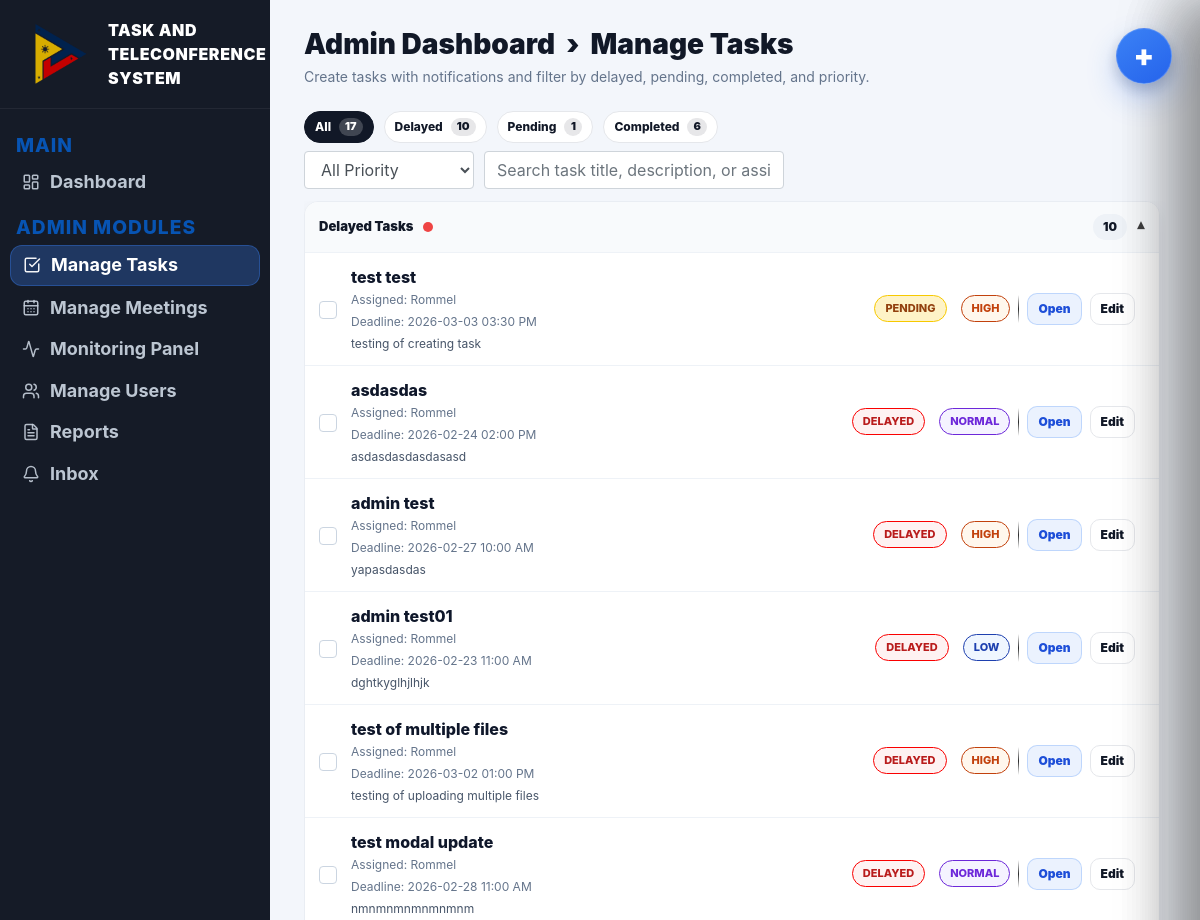
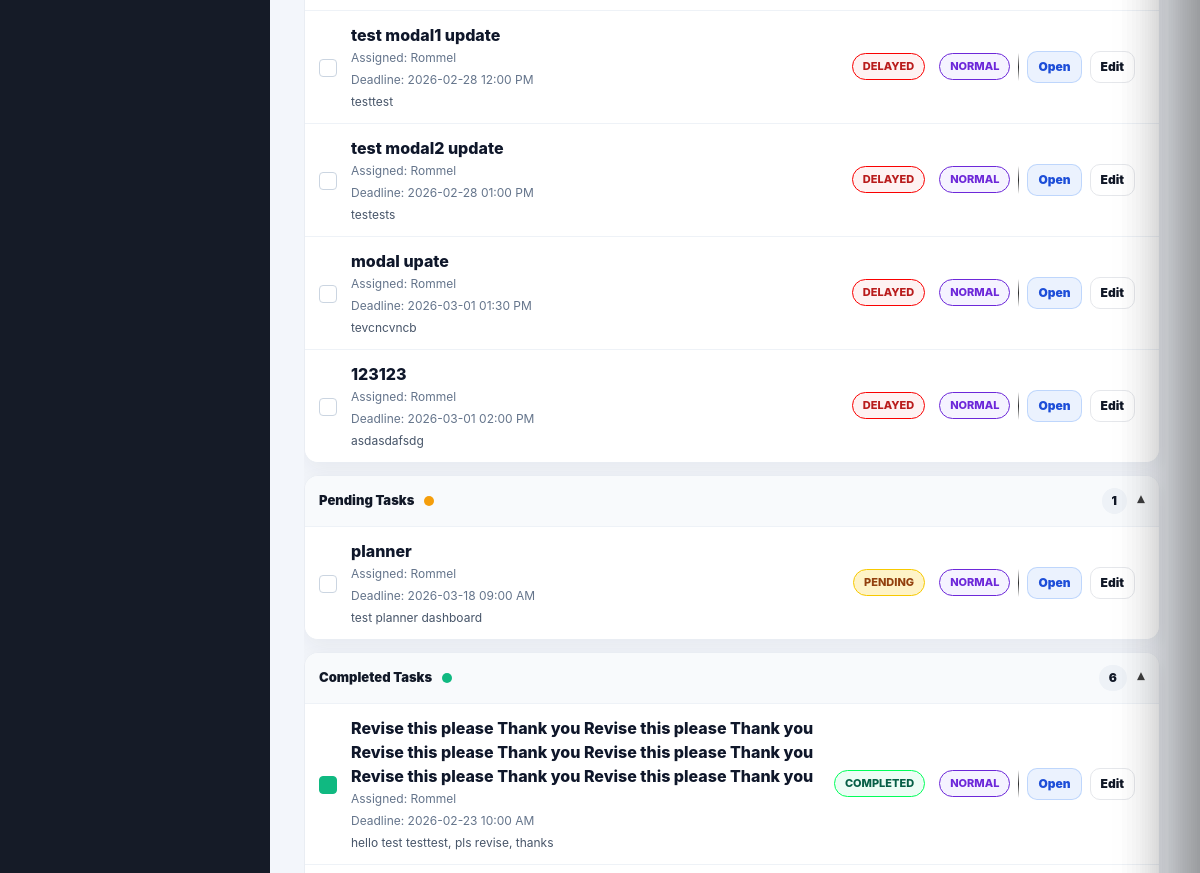
/admin/manage-tasks (signed in, upper part), run on an earlier commit of the app's database (2 pictures, top to bottom).
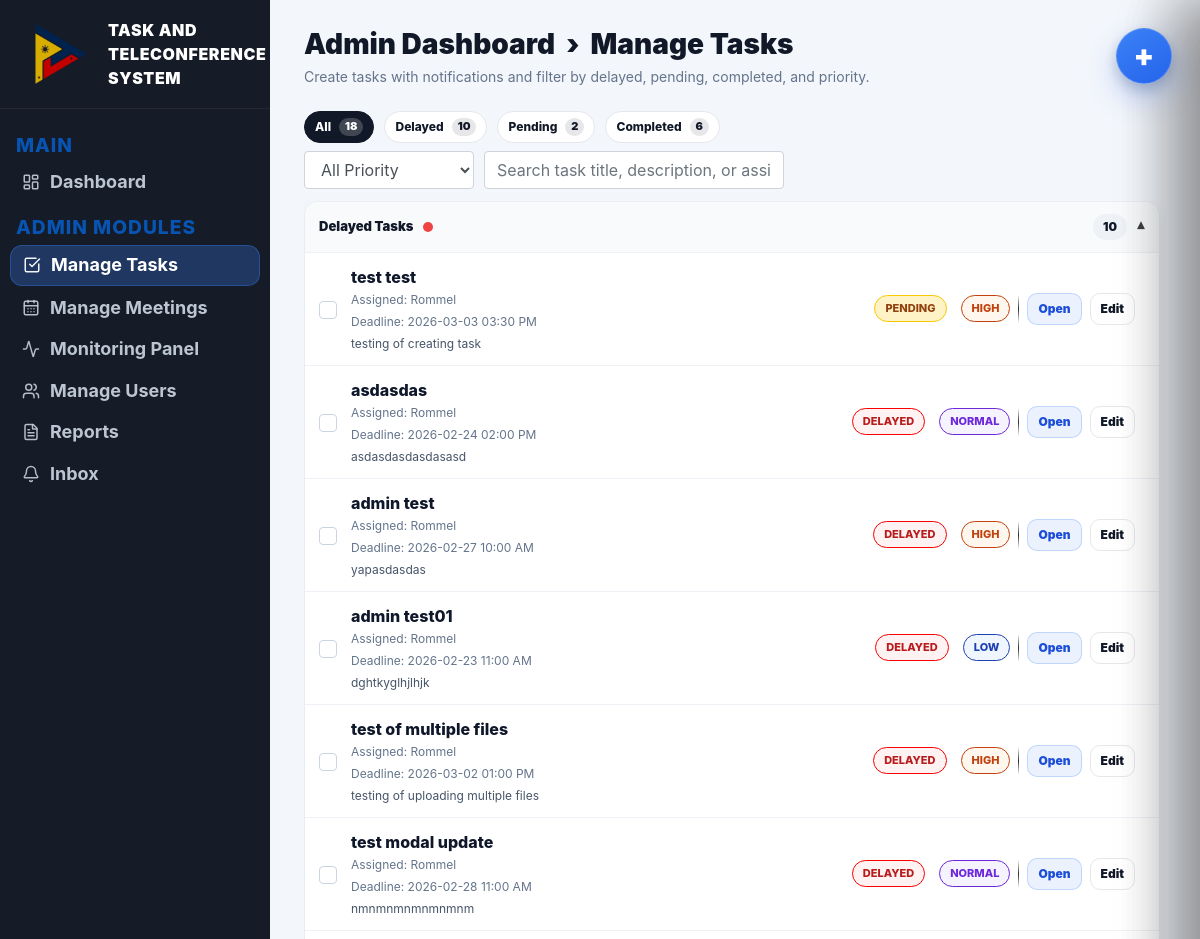
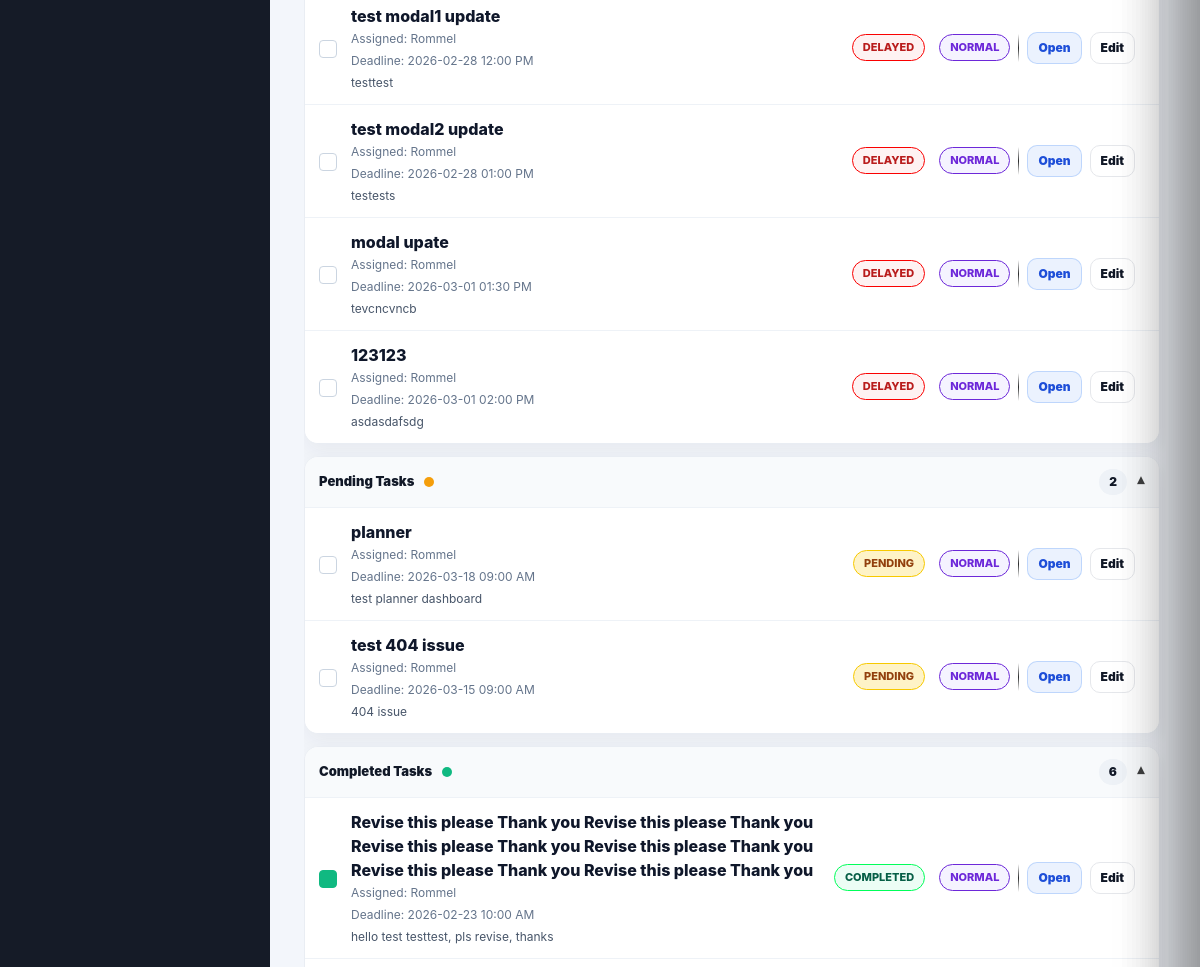
And on a later commit of the database (2 pictures, top to bottom).
### website/models.py (models this page shows, shortened)
class Task(db.Model):
    id = db.Column(db.Integer, primary_key=True)
    title = db.Column(db.String(200), nullable=False)
    description = db.Column(db.Text)
    assigned_to = db.Column(db.Integer, db.ForeignKey('user.id'))
    assigned_user = db.relationship('User', foreign_keys=[assigned_to])
    status = db.Column(db.String(50), default="assigned")
    priority = db.Column(db.String(20), default="normal")
    deadline = db.Column(db.DateTime)
    file_path = db.Column(db.String(300))
    last_edited_by = db.Column(db.Integer, nullable=True)
    last_edited_at = db.Column(db.DateTime, server_default=func.now(), onupdate=func.now())
    created_at = db.Column(db.DateTime(timezone=True), server_default=func.now())

class User(db.Model, UserMixin):
    id = db.Column(db.Integer, primary_key=True)
    email = db.Column(db.String(150), unique=True)
    password = db.Column(db.String(150))
    firstname = db.Column(db.String(150))
    is_admin = db.Column(db.Boolean, default=False)
    role = db.Column(db.String(20), default="user")
    notes = db.relationship('Note')
    notifications = db.relationship('Notification', lazy=True, cascade="all, delete-orphan")

### website/views.py (the view)
@views.route('/admin/manage-tasks')
@login_required
@admin_only
def manage_tasks():
    users = User.query.filter_by(is_admin=False).order_by(User.firstname.asc()).all()
    tasks = Task.query.order_by(Task.created_at.desc()).all()
    selected_filter = (request.args.get("filter") or "all").strip().lower()
    allowed_filters = {"all", "delayed", "pending", "completed"}
    if selected_filter not in allowed_filters:
        selected_filter = "all"
    return render_template(
        "manage_tasks.html",
        user=current_user,
        users=users,
        tasks=tasks,
        selected_filter=selected_filter,
        now_dt=ph_now(),
    )

### website/views.py (called while the page is built)
def ph_now():
    return datetime.now(timezone.utc).astimezone(PH_TIMEZONE).replace(tzinfo=None)

def admin_only(func):
    @wraps(func)
    def wrapper(*args, **kwargs):
        if not current_user.is_authenticated or not current_user.is_admin:
            abort(403)
        return func(*args, **kwargs)
    return wrapper

### website/templates/manage_tasks.html (shortened to what the changed rows need)
{% extends "admin_base.html" %}
{% block content %}
<div class="mt-wrap">
  <div class="mt-head">
    <h1 class="td-title" style="margin:0;">Admin Dashboard &nbsp;›&nbsp; Manage Tasks</h1>
  </div>
  {% set delayed_tasks = tasks|rejectattr("status","equalto","completed")
                              |selectattr("deadline")
                              |selectattr("deadline","lt",now_dt)
                              |list if tasks else [] %}
  {% set pending_tasks = tasks|rejectattr("status","equalto","completed")
                              |rejectattr("deadline")
                              |list if tasks else [] %}
  {% set timed_pending_tasks = tasks|rejectattr("status","equalto","completed")
                                   |selectattr("deadline")
                                   |rejectattr("deadline","lt",now_dt)
                                   |list if tasks else [] %}
  {% set pending_tasks = pending_tasks + timed_pending_tasks %}
  {% set completed_tasks = tasks|selectattr("status","equalto","completed")|list if tasks else [] %}
  <div class="td-pills mb-2">
    <button class="pill-tab active" type="button" data-filter="all" id="pill-all">All <span class="pill-count">{{ tasks|length }}</span></button>
    <button class="pill-tab" type="button" data-filter="pending" id="pill-pending">Pending <span class="pill-count" id="pill-pending-count">{{ pending_tasks|length }}</span></button>
  </div>
  <div class="mt-list" id="taskList">
    <div class="sec open" data-section="delayed">
      <div class="sec-body">
        {% if delayed_tasks and delayed_tasks|length > 0 %}
          {% for t in delayed_tasks %}
            {% set pr = (t.priority or 'normal')|lower %}
            <div class="task-row task-item"
                 id="task-{{ t.id }}"
                 data-task-id="{{ t.id }}"
                 data-status="{{ t.status or '' }}"
                 data-original-status="{{ t.status or 'in_progress' }}"
                 data-priority="{{ pr }}"
                 data-title="{{ (t.title ~ ' ' ~ (t.description or '') ~ ' ' ~ ((t.assigned_user.firstname if t.assigned_user else 'unassigned')))|lower }}"
                 data-deadline="{{ t.deadline.strftime('%Y-%m-%dT%H:%M:%S') if t.deadline else '' }}">
              <div class="task-left">
                <button type="button"
                        class="task-check task-check-btn"
                        aria-label="Toggle complete"
                        data-complete-task="{{ t.id }}"></button>
                <div class="task-main">
                  <div class="task-title">{{ t.title }}</div>
                  <div class="task-meta">
                    Assigned: {{ t.assigned_user.firstname if t.assigned_user else 'Unassigned' }}
                  </div>
                  <div class="task-meta">
                    Deadline: {{ t.deadline.strftime('%Y-%m-%d %I:%M %p') if t.deadline else '-' }}
                  </div>
                  <div class="task-desc">{{ t.description or 'No description provided.' }}</div>
                </div>
              </div>
              <div class="task-side">
                <div class="task-tags">
                  <span class="tag state-tag status-delayed">DELAYED</span>
                  <span class="tag prio-{{ pr }}">{{ pr|upper }}</span>
                </div>
                <div class="task-actions">
                  <button type="button" class="btn-mini" data-open-task="{{ t.id }}">Open</button>
                  <button type="button" class="btn-mini ghost" data-edit-task="{{ t.id }}">Edit</button>
                </div>
              </div>
            </div>
          {% endfor %}
        {% else %}
          <div class="empty" data-empty-state="delayed">No delayed tasks.</div>
        {% endif %}
      </div>
    </div>
    <div class="sec open" data-section="pending">
      <button class="sec-h" type="button">
        <div style="display:flex; align-items:center; gap:10px;">
          <span class="sec-count">{{ pending_tasks|length }}</span>
          <span class="sec-caret">▾</span>
        </div>
      </button>
      <div class="sec-body">
        {% if pending_tasks and pending_tasks|length > 0 %}
          {% for t in pending_tasks %}
            {% set pr = (t.priority or 'normal')|lower %}
            <div class="task-row task-item"
                 id="task-{{ t.id }}"
                 data-task-id="{{ t.id }}"
                 data-status="{{ t.status or '' }}"
                 data-original-status="{{ t.status or 'in_progress' }}"
                 data-priority="{{ pr }}"
                 data-title="{{ (t.title ~ ' ' ~ (t.description or '') ~ ' ' ~ ((t.assigned_user.firstname if t.assigned_user else 'unassigned')))|lower }}"
                 data-deadline="{{ t.deadline.strftime('%Y-%m-%dT%H:%M:%S') if t.deadline else '' }}">
              <div class="task-left">
                <button type="button"
                        class="task-check task-check-btn"
                        aria-label="Toggle complete"
                        data-complete-task="{{ t.id }}"></button>
                <div class="task-main">
                  <div class="task-title">{{ t.title }}</div>
                  <div class="task-meta">
                    Assigned: {{ t.assigned_user.firstname if t.assigned_user else 'Unassigned' }}
                  </div>
                  <div class="task-meta">
                    Deadline: {{ t.deadline.strftime('%Y-%m-%d %I:%M %p') if t.deadline else '-' }}
                  </div>
                  <div class="task-desc">{{ t.description or 'No description provided.' }}</div>
                </div>
              </div>
              <div class="task-side">
                <div class="task-tags">
                  <span class="tag state-tag status-pending">PENDING</span>
                  <span class="tag prio-{{ pr }}">{{ pr|upper }}</span>
                </div>
                <div class="task-actions">
                  <button type="button" class="btn-mini" data-open-task="{{ t.id }}">Open</button>
                  <button type="button" class="btn-mini ghost" data-edit-task="{{ t.id }}">Edit</button>
                </div>
              </div>
            </div>
          {% endfor %}
        {% else %}
          <div class="empty" data-empty-state="pending">No pending tasks.</div>
        {% endif %}
      </div>
    </div>
    <div class="sec open" data-section="completed">
      <div class="sec-body">
        {% if completed_tasks and completed_tasks|length > 0 %}
          {% for t in completed_tasks %}
            {% set pr = (t.priority or 'normal')|lower %}
            <div class="task-row task-item"
                 id="task-{{ t.id }}"
                 data-task-id="{{ t.id }}"
                 data-status="{{ t.status or '' }}"
                 data-original-status="in_progress"
                 data-priority="{{ pr }}"
                 data-title="{{ (t.title ~ ' ' ~ (t.description or '') ~ ' ' ~ ((t.assigned_user.firstname if t.assigned_user else 'unassigned')))|lower }}"
                 data-deadline="{{ t.deadline.strftime('%Y-%m-%dT%H:%M:%S') if t.deadline else '' }}">
              <div class="task-left">
                <button type="button"
                        class="task-check task-check-btn is-done"
                        aria-label="Toggle complete"
                        data-complete-task="{{ t.id }}"></button>
                <div class="task-main">
                  <div class="task-title">{{ t.title }}</div>
                  <div class="task-meta">
                    Assigned: {{ t.assigned_user.firstname if t.assigned_user else 'Unassigned' }}
                  </div>
                  <div class="task-meta">
                    Deadline: {{ t.deadline.strftime('%Y-%m-%d %I:%M %p') if t.deadline else '-' }}
                  </div>
                  <div class="task-desc">{{ t.description or 'No description provided.' }}</div>
                </div>
              </div>
              <div class="task-side">
                <div class="task-tags">
                  <span class="tag state-tag status-completed">COMPLETED</span>
                  <span class="tag prio-{{ pr }}">{{ pr|upper }}</span>
                </div>
                <div class="task-actions">
                  <button type="button" class="btn-mini" data-open-task="{{ t.id }}">Open</button>
                  <button type="button" class="btn-mini ghost" data-edit-task="{{ t.id }}">Edit</button>
                </div>
              </div>
            </div>
          {% endfor %}
        {% else %}
          <div class="empty" data-empty-state="completed">No completed tasks yet.</div>
        {% endif %}
      </div>
    </div>
  </div>
</div>
{% endblock %}

What changed in the data, as far as the page shows it:
added Task: title "test 404 issue", assigned_user "Rommel", deadline "2026-03-15 09:00 AM", description "404 issue", priority "NORMAL"
Also different on the page:
{{ tasks|length }}: "17" → "18"
{{ pending_tasks|length }}: "1" → "2"
